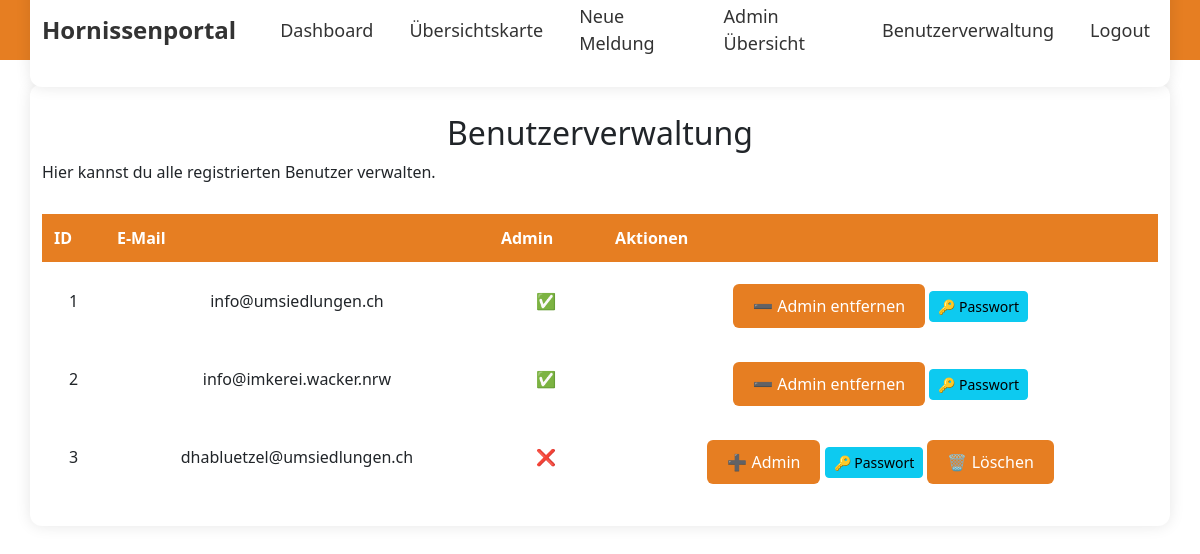
The app's page /admin/users (signed in) with its own data.
### app/models.py (models this page shows, shortened)
class User(db.Model, UserMixin):
    id = db.Column(db.Integer, primary_key=True)
    email = db.Column(db.String(120), unique=True, nullable=False)
    password_hash = db.Column(db.String(128), nullable=False)
    is_admin = db.Column(db.Boolean, default=False)   # <<< DAS MUSS HIER SEIN

### app/routes.py (the view)
@bp.route('/admin/users')
@login_required
def admin_users():
    users = User.query.all()
    return render_template('admin_users.html', users=users)

### app/templates/admin_users.html (shortened to what this page needs)
{% extends "base.html" %}
{% block content %}
<h2>Benutzerverwaltung</h2>
<p>Hier kannst du alle registrierten Benutzer verwalten.</p>
<table>
    <thead>
        <tr>
            <th>ID</th>
            <th>E-Mail</th>
            <th>Admin</th>
            <th>Aktionen</th>
        </tr>
    </thead>
    <tbody>
    {% for user in users %}
        <tr>
            <td>{{ user.id }}</td>
            <td>{{ user.email }}</td>
            <td>{% if user.is_admin %}✅{% else %}❌{% endif %}</td>
            <td>
                {% if not user.is_admin %}
                    <form action="{{ url_for('main.make_admin', user_id=user.id) }}" method="POST" style="display:inline;">
                        <button class="btn btn-sm btn-success" type="submit">➕ Admin</button>
                    </form>
                {% else %}
                    <form action="{{ url_for('main.remove_admin', user_id=user.id) }}" method="POST" style="display:inline;">
                        <button class="btn btn-sm btn-warning" type="submit">➖ Admin entfernen</button>
                    </form>
                {% endif %}
                <a href="{{ url_for('main.reset_password', user_id=user.id) }}" class="btn btn-sm btn-info">🔑 Passwort</a>
                {% if not user.is_admin %}
                    <form action="{{ url_for('main.delete_user', user_id=user.id) }}" method="POST" style="display:inline;" onsubmit="return confirm('Diesen Benutzer wirklich löschen?');">
                        <button class="btn btn-sm btn-danger" type="submit">🗑️ Löschen</button>
                    </form>
                {% endif %}
            </td>
        </tr>
    {% endfor %}
    </tbody>
</table>
{% endblock %}

### app/static/css/style.css (style rules this page uses)
body { font-family: Arial, sans-serif; background-color: #ffffff; margin: 0; padding: 0; }
h2 { text-align: center; color: #e67e22; margin-bottom: 30px; }
form { margin-top: 20px; }
.btn, button[type="submit"], input[type="submit"] { background-color: #e67e22; color: #ffffff; padding: 10px 20px; border: none; border-radius: 6px; cursor: pointer; font-size: 16px; text-decoration: none; margin-top: 10px; transition: background-color 0.3s; }
table { width: 100%; border-collapse: collapse; margin-top: 30px; }
th, td { padding: 12px; text-align: center; border-bottom: 1px solid #ddd; }
th { background-color: #e67e22; color: #ffffff; }
a { color: #e67e22; text-decoration: none; transition: color 0.2s; }

### records on screen
User: id "1", email "info@umsiedlungen.ch"
User: id "2", email "info@imkerei.wacker.nrw"
User: id "3", email "dhabluetzel@umsiedlungen.ch"
